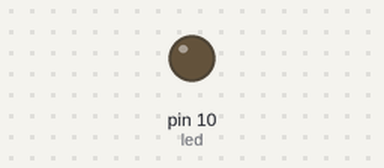
This sketch was run on a simulated Arduino Uno, built with avr-gcc and run on an emulated ATmega328P. On the bench: output pins drawn as LEDs (lit = HIGH).

Above: at 0.15 s.
Timing chart, 0 to 1.6 s (numbered marks = the images above):
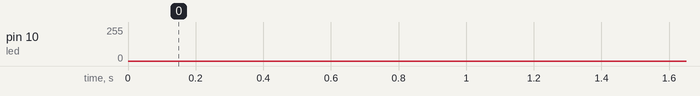

The sketch:

4.1_ale_z_timerem.ino
```cpp
#include <TimerOne.h>

int led = 10;

void setup()
{
 pinMode(led, OUTPUT);
 Timer1.initialize(975);
 Timer1.attachInterrupt(breathingLED);
}

int i = 0;
int c = 0;
void breathingLED()
{
 if (c < 1023)
 {
  Timer1.pwm(led, i);
  i = i + 1;
  c = c + 1;
 }
 else
 {
  Timer1.pwm(led, i);
  i = i - 1;
  c = c + 1;
  if (c == 2046)c=0;
 }
}

void loop()
{

}
```
